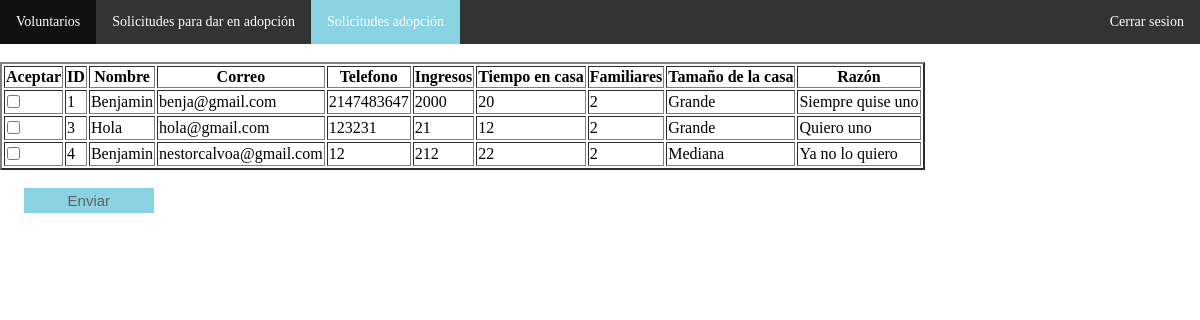
Page /php/adopcion_acept.php on the committed database.
### tables this page shows
CREATE TABLE `adoptar` (
  `id` int(11) NOT NULL,
  `nombre` text NOT NULL,
  `correo` text NOT NULL,
  `tel` int(11) NOT NULL,
  `ingresos` int(11) NOT NULL,
  `tiempo_casa` tinyint(24) UNSIGNED NOT NULL,
  `familiares` int(11) NOT NULL,
  `tamano_casa` text NOT NULL,
  `razon` text NOT NULL,
  `revisado` varchar(255) NOT NULL DEFAULT 'no'
);

### php/adopcion_acept.php (the view, shortened to what this page needs)
<!DOCTYPE html>
<html lang="en">
<head>
    <link rel="stylesheet" href="../css/style_admin.css">
</head>
<body>
    <nav>
        <ul>
            <li><a href="../php/voluntarios_add.php">Voluntarios</a></li>
            <li><a href="../php/solicitudes_add.php">Solicitudes para dar en adopción</a></li>
            <li><a class="active" href="../php/adopcion_acept.php">Solicitudes adopción</a></li>
            <li style="float:right"><a href="index.php" id="close_sesion">Cerrar sesion</a></li>
        </ul>
    </nav>
    <br>
    <table border = '2'>
        <tr>
            <th>Aceptar</th>
            <th>ID</th>
            <th>Nombre</th>
            <th>Correo</th>
            <th>Telefono</th>
            <th>Ingresos</th>
            <th>Tiempo en casa</th>
            <th>Familiares</th>
            <th>Tamaño de la casa</th>
            <th>Razón</th>
        </tr>
        <?php
        $conectar = new mysqli('localhost', 'root', '', 'happy_animals');
        $conectar->set_charset("utf8");
        $sql = "SELECT * FROM adoptar WHERE revisado = 'no'";
        $ejecutar = $conectar->query($sql);
        if(!$ejecutar){
            echo "Hubo error al ejectuar la cola";
            echo "<br>";
            echo $conectar->error;
        }
        else{
        ?>
        <?php
        while($rows = mysqli_fetch_array($ejecutar)){
            echo "<form method='post' name='check_adopt' id = 'check_adopt' action='check_adopt.php'>";
            echo "<tr>";
            echo "<td>";
            ?>
            <input type='checkbox' id =<?php echo $rows['id'] ?>  name=<?php echo $rows['id'] ?>>
            <?php
            echo "</td>";
            echo "<td>" .  $rows['id'] . "</td>" ;
            echo "<td>" .  $rows['nombre'] . "</td>" ;
            echo "<td>" .  $rows['correo'] . "</td>" ;
            echo "<td>" .  $rows['tel'] . "</td>" ;
            echo "<td>" .  $rows['ingresos'] . "</td>" ;
            echo "<td>" .  $rows['tiempo_casa'] . "</td>" ;
            echo "<td>" .  $rows['familiares'] . "</td>" ;
            echo "<td>" .  $rows['tamano_casa'] . "</td>" ;
            echo "<td>" .  $rows['razon'] . "</td>" ;
            echo "</tr>";
        }
        ?>
    </table>
    <br>
    <input type="submit" value="Enviar">
    <?php
    }
    ?>
</body>
</html>

### css/style_admin.css (style rules this page uses)
body { margin: 0; }
nav { background-color: #333; margin: 0; }
ul { list-style-type: none; margin: 0; padding: 0; overflow: hidden; }
li { float: left; }
li a { display: block; color: white; text-align: center; padding: 14px 16px; text-decoration: none; font-family: Bahnschrift; font-size: 14px; }
.active { background-color: #89d3e2; }
input { border: none; border-bottom: 1px solid #8b9191; margin-left: 2%; }
input[type=submit] { border: none; background-color: #89d3e2; color: #646060; font-size: 15px; padding: 4px; width: 10.8%; margin-left: 2%; }

### rows in the picture
adoptar: id "1", nombre "Benjamin", correo "benja@gmail.com", tel "2147483647", ingresos "2000", tiempo_casa "20", familiares "2", tamano_casa "Grande", razon "Siempre quise uno"
adoptar: id "3", nombre "Hola", correo "hola@gmail.com", tel "123231", ingresos "21", tiempo_casa "12", familiares "2", tamano_casa "Grande", razon "Quiero uno"
adoptar: id "4", nombre "Benjamin", correo "nestorcalvoa@gmail.com", tel "12", ingresos "212", tiempo_casa "22", familiares "2", tamano_casa "Mediana", razon "Ya no lo quiero"
